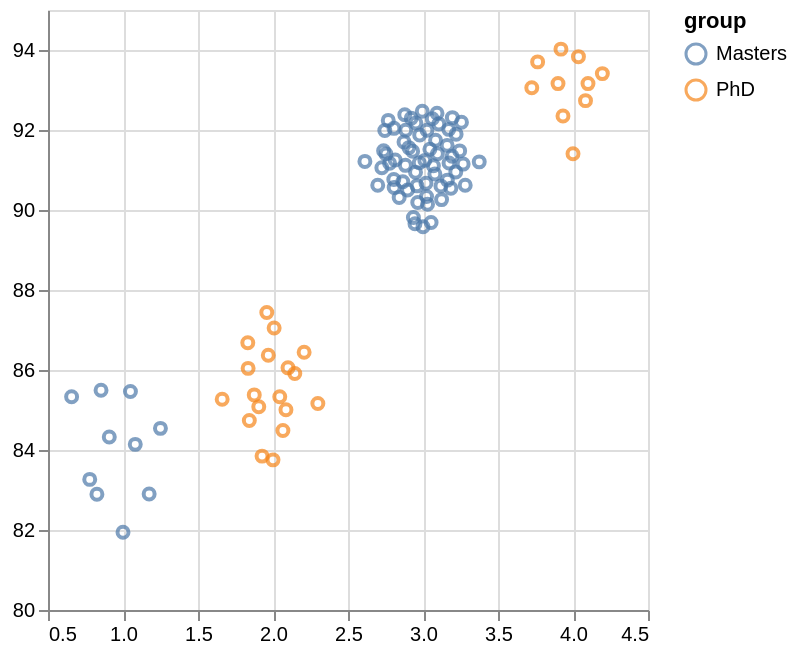

Source (Vega-Lite JSON):
### Vega-Lite specification from a JSON file in a GitHub repository (floating-point values rounded to 4 significant figures)
{"$schema": "https://vega.github.io/schema/vega-lite/v4.json", "data": {"values": [{"id": 1, "time": 2, "x": 1, "y": 81.94, "group": "Masters", "work": "Academia", ".id": 1, ".phase": "raw", ".frame": 3}, {"id": 2, "time": 2, "x": 0.8261, "y": 82.9, "group": "Masters", "work": "Academia", ".id": 2, ".phase": "raw", ".frame": 3}, {"id": 3, "time": 2, "x": 0.7782, "y": 83.27, "group": "Masters", "work": "Academia", ".id": 3, ".phase": "raw", ".frame": 3}, {"id": 4, "time": 2, "x": 1.174, "y": 82.9, "group": "Masters", "work": "Academia", ".id": 4, ".phase": "raw", ".frame": 3}, {"id": 5, "time": 2, "x": 0.9085, "y": 84.33, "group": "Masters", "work": "Academia", ".id": 5, ".phase": "raw", ".frame": 3}, {"id": 6, "time": 2, "x": 1.082, "y": 84.14, "group": "Masters", "work": "Academia", ".id": 6, ".phase": "raw", ".frame": 3}, {"id": 7, "time": 2, "x": 0.6574, "y": 85.33, "group": "Masters", "work": "Academia", ".id": 7, ".phase": "raw", ".frame": 3}, {"id": 8, "time": 2, "x": 0.8536, "y": 85.5, "group": "Masters", "work": "Academia", ".id": 8, ".phase": "raw", ".frame": 3}, {"id": 9, "time": 2, "x": 1.25, "y": 84.54, "group": "Masters", "work": "Academia", ".id": 9, ".phase": "raw", ".frame": 3}, {"id": 10, "time": 2, "x": 1.05, "y": 85.46, "group": "Masters", "work": "Academia", ".id": 10, ".phase": "raw", ".frame": 3}, {"id": 11, "time": 2, "x": 2.066, "y": 84.49, "group": "PhD", "work": "Academia", ".id": 11, ".phase": "raw", ".frame": 3}, {"id": 12, "time": 2, "x": 1.927, "y": 83.85, "group": "PhD", "work": "Academia", ".id": 12, ".phase": "raw", ".frame": 3}, {"id": 13, "time": 2, "x": 2, "y": 83.75, "group": "PhD", "work": "Academia", ".id": 13, ".phase": "raw", ".frame": 3}, {"id": 14, "time": 2, "x": 1.661, "y": 85.27, "group": "PhD", "work": "Academia", ".id": 14, ".phase": "raw", ".frame": 3}, {"id": 15, "time": 2, "x": 2.045, "y": 85.33, "group": "PhD", "work": "Academia", ".id": 15, ".phase": "raw", ".frame": 3}, {"id": 16, "time": 2, "x": 1.842, "y": 84.74, "group": "PhD", "work": "Academia", ".id": 16, ".phase": "raw", ".frame": 3}, {"id": 17, "time": 2, "x": 2.086, "y": 85.01, "group": "PhD", "work": "Academia", ".id": 17, ".phase": "raw", ".frame": 3}, {"id": 18, "time": 2, "x": 2.299, "y": 85.16, "group": "PhD", "work": "Academia", ".id": 18, ".phase": "raw", ".frame": 3}, {"id": 19, "time": 2, "x": 1.875, "y": 85.38, "group": "PhD", "work": "Academia", ".id": 19, ".phase": "raw", ".frame": 3}, {"id": 20, "time": 2, "x": 1.905, "y": 85.08, "group": "PhD", "work": "Academia", ".id": 20, ".phase": "raw", ".frame": 3}, {"id": 21, "time": 2, "x": 2.1, "y": 86.05, "group": "PhD", "work": "Academia", ".id": 21, ".phase": "raw", ".frame": 3}, {"id": 22, "time": 2, "x": 2.145, "y": 85.91, "group": "PhD", "work": "Academia", ".id": 22, ".phase": "raw", ".frame": 3}, {"id": 23, "time": 2, "x": 1.834, "y": 86.04, "group": "PhD", "work": "Academia", ".id": 23, ".phase": "raw", ".frame": 3}, {"id": 24, "time": 2, "x": 2.208, "y": 86.44, "group": "PhD", "work": "Academia", ".id": 24, ".phase": "raw", ".frame": 3}, {"id": 25, "time": 2, "x": 1.969, "y": 86.37, "group": "PhD", "work": "Academia", ".id": 25, ".phase": "raw", ".frame": 3}, {"id": 26, "time": 2, "x": 2.008, "y": 87.05, "group": "PhD", "work": "Academia", ".id": 26, ".phase": "raw", ".frame": 3}, {"id": 27, "time": 2, "x": 1.832, "y": 86.68, "group": "PhD", "work": "Academia", ".id": 27, ".phase": "raw", ".frame": 3}, {"id": 28, "time": 2, "x": 1.959, "y": 87.44, "group": "PhD", "work": "Academia", ".id": 28, ".phase": "raw", ".frame": 3}, {"id": 29, "time": 2, "x": 2.965, "y": 90.19, "group": "Masters", "work": "Industry", ".id": 29, ".phase": "raw", ".frame": 3}, {"id": 30, "time": 2, "x": 2.841, "y": 90.31, "group": "Masters", "work": "Industry", ".id": 30, ".phase": "raw", ".frame": 3}, {"id": 31, "time": 2, "x": 3.024, "y": 90.34, "group": "Masters", "work": "Industry", ".id": 31, ".phase": "raw", ".frame": 3}, {"id": 32, "time": 2, "x": 3.054, "y": 89.69, "group": "Masters", "work": "Industry", ".id": 32, ".phase": "raw", ".frame": 3}, {"id": 33, "time": 2, "x": 2.947, "y": 89.66, "group": "Masters", "work": "Industry", ".id": 33, ".phase": "raw", ".frame": 3}, {"id": 34, "time": 2, "x": 2.936, "y": 89.81, "group": "Masters", "work": "Industry", ".id": 34, ".phase": "raw", ".frame": 3}, {"id": 35, "time": 2, "x": 3.03, "y": 90.14, "group": "Masters", "work": "Industry", ".id": 35, ".phase": "raw", ".frame": 3}, {"id": 36, "time": 2, "x": 3.124, "y": 90.26, "group": "Masters", "work": "Industry", ".id": 36, ".phase": "raw", ".frame": 3}, {"id": 37, "time": 2, "x": 3, "y": 89.58, "group": "Masters", "work": "Industry", ".id": 37, ".phase": "raw", ".frame": 3}, {"id": 38, "time": 2, "x": 3.244, "y": 91.48, "group": "Masters", "work": "Industry", ".id": 38, ".phase": "raw", ".frame": 3}, {"id": 39, "time": 2, "x": 3.186, "y": 90.54, "group": "Masters", "work": "Industry", ".id": 39, ".phase": "raw", ".frame": 3}, {"id": 40, "time": 2, "x": 3.218, "y": 90.95, "group": "Masters", "work": "Industry", ".id": 40, ".phase": "raw", ".frame": 3}, {"id": 41, "time": 2, "x": 2.805, "y": 90.76, "group": "Masters", "work": "Industry", ".id": 41, ".phase": "raw", ".frame": 3}, {"id": 42, "time": 2, "x": 2.613, "y": 91.21, "group": "Masters", "work": "Industry", ".id": 42, ".phase": "raw", ".frame": 3}, {"id": 43, "time": 2, "x": 2.737, "y": 91.48, "group": "Masters", "work": "Industry", ".id": 43, ".phase": "raw", ".frame": 3}, {"id": 44, "time": 2, "x": 3.375, "y": 91.2, "group": "Masters", "work": "Industry", ".id": 44, ".phase": "raw", ".frame": 3}, {"id": 45, "time": 2, "x": 3.079, "y": 90.9, "group": "Masters", "work": "Industry", ".id": 45, ".phase": "raw", ".frame": 3}, {"id": 46, "time": 2, "x": 3.194, "y": 91.34, "group": "Masters", "work": "Industry", ".id": 46, ".phase": "raw", ".frame": 3}, {"id": 47, "time": 2, "x": 3.281, "y": 90.62, "group": "Masters", "work": "Industry", ".id": 47, ".phase": "raw", ".frame": 3}, {"id": 48, "time": 2, "x": 2.975, "y": 91.18, "group": "Masters", "work": "Industry", ".id": 48, ".phase": "raw", ".frame": 3}, {"id": 49, "time": 2, "x": 2.815, "y": 91.25, "group": "Masters", "work": "Industry", ".id": 49, ".phase": "raw", ".frame": 3}, {"id": 50, "time": 2, "x": 3.096, "y": 91.4, "group": "Masters", "work": "Industry", ".id": 50, ".phase": "raw", ".frame": 3}, {"id": 51, "time": 2, "x": 2.883, "y": 91.12, "group": "Masters", "work": "Industry", ".id": 51, ".phase": "raw", ".frame": 3}, {"id": 52, "time": 2, "x": 3.069, "y": 91.11, "group": "Masters", "work": "Industry", ".id": 52, ".phase": "raw", ".frame": 3}, {"id": 53, "time": 2, "x": 3.02, "y": 90.67, "group": "Masters", "work": "Industry", ".id": 53, ".phase": "raw", ".frame": 3}, {"id": 54, "time": 2, "x": 2.931, "y": 91.47, "group": "Masters", "work": "Industry", ".id": 54, ".phase": "raw", ".frame": 3}, {"id": 55, "time": 2, "x": 2.726, "y": 91.06, "group": "Masters", "work": "Industry", ".id": 55, ".phase": "raw", ".frame": 3}, {"id": 56, "time": 2, "x": 2.95, "y": 90.94, "group": "Masters", "work": "Industry", ".id": 56, ".phase": "raw", ".frame": 3}, {"id": 57, "time": 2, "x": 3.174, "y": 91.17, "group": "Masters", "work": "Industry", ".id": 57, ".phase": "raw", ".frame": 3}, {"id": 58, "time": 2, "x": 3.012, "y": 91.24, "group": "Masters", "work": "Industry", ".id": 58, ".phase": "raw", ".frame": 3}, {"id": 59, "time": 2, "x": 2.897, "y": 90.5, "group": "Masters", "work": "Industry", ".id": 59, ".phase": "raw", ".frame": 3}, {"id": 60, "time": 2, "x": 2.96, "y": 90.6, "group": "Masters", "work": "Industry", ".id": 60, ".phase": "raw", ".frame": 3}, {"id": 61, "time": 2, "x": 2.753, "y": 91.4, "group": "Masters", "work": "Industry", ".id": 61, ".phase": "raw", ".frame": 3}, {"id": 62, "time": 2, "x": 3.268, "y": 91.15, "group": "Masters", "work": "Industry", ".id": 62, ".phase": "raw", ".frame": 3}, {"id": 63, "time": 2, "x": 2.865, "y": 90.7, "group": "Masters", "work": "Industry", ".id": 63, ".phase": "raw", ".frame": 3}, {"id": 64, "time": 2, "x": 2.698, "y": 90.62, "group": "Masters", "work": "Industry", ".id": 64, ".phase": "raw", ".frame": 3}, {"id": 65, "time": 2, "x": 2.808, "y": 90.56, "group": "Masters", "work": "Industry", ".id": 65, ".phase": "raw", ".frame": 3}, {"id": 66, "time": 2, "x": 3.12, "y": 90.6, "group": "Masters", "work": "Industry", ".id": 66, ".phase": "raw", ".frame": 3}, {"id": 67, "time": 2, "x": 2.777, "y": 91.17, "group": "Masters", "work": "Industry", ".id": 67, ".phase": "raw", ".frame": 3}, {"id": 68, "time": 2, "x": 3.163, "y": 90.75, "group": "Masters", "work": "Industry", ".id": 68, ".phase": "raw", ".frame": 3}, {"id": 69, "time": 2, "x": 3.172, "y": 92.02, "group": "Masters", "work": "Industry", ".id": 69, ".phase": "raw", ".frame": 3}, {"id": 70, "time": 2, "x": 3.062, "y": 92.28, "group": "Masters", "work": "Industry", ".id": 70, ".phase": "raw", ".frame": 3}, {"id": 71, "time": 2, "x": 3.046, "y": 91.52, "group": "Masters", "work": "Industry", ".id": 71, ".phase": "raw", ".frame": 3}, {"id": 72, "time": 2, "x": 2.768, "y": 92.24, "group": "Masters", "work": "Industry", ".id": 72, ".phase": "raw", ".frame": 3}, {"id": 73, "time": 2, "x": 3.161, "y": 91.62, "group": "Masters", "work": "Industry", ".id": 73, ".phase": "raw", ".frame": 3}, {"id": 74, "time": 2, "x": 2.806, "y": 92.04, "group": "Masters", "work": "Industry", ".id": 74, ".phase": "raw", ".frame": 3}, {"id": 75, "time": 2, "x": 2.921, "y": 92.29, "group": "Masters", "work": "Industry", ".id": 75, ".phase": "raw", ".frame": 3}, {"id": 76, "time": 2, "x": 2.873, "y": 91.7, "group": "Masters", "work": "Industry", ".id": 76, ".phase": "raw", ".frame": 3}, {"id": 77, "time": 2, "x": 3.221, "y": 91.9, "group": "Masters", "work": "Industry", ".id": 77, ".phase": "raw", ".frame": 3}, {"id": 78, "time": 2, "x": 3.093, "y": 92.42, "group": "Masters", "work": "Industry", ".id": 78, ".phase": "raw", ".frame": 3}, {"id": 79, "time": 2, "x": 2.978, "y": 91.88, "group": "Masters", "work": "Industry", ".id": 79, ".phase": "raw", ".frame": 3}, {"id": 80, "time": 2, "x": 2.879, "y": 92.38, "group": "Masters", "work": "Industry", ".id": 80, ".phase": "raw", ".frame": 3}, {"id": 81, "time": 2, "x": 2.952, "y": 92.17, "group": "Masters", "work": "Industry", ".id": 81, ".phase": "raw", ".frame": 3}, {"id": 82, "time": 2, "x": 3.105, "y": 92.15, "group": "Masters", "work": "Industry", ".id": 82, ".phase": "raw", ".frame": 3}, {"id": 83, "time": 2, "x": 3.256, "y": 92.19, "group": "Masters", "work": "Industry", ".id": 83, ".phase": "raw", ".frame": 3}, {"id": 84, "time": 2, "x": 2.906, "y": 91.56, "group": "Masters", "work": "Industry", ".id": 84, ".phase": "raw", ".frame": 3}, {"id": 85, "time": 2, "x": 3.026, "y": 91.99, "group": "Masters", "work": "Industry", ".id": 85, ".phase": "raw", ".frame": 3}, {"id": 86, "time": 2, "x": 2.995, "y": 92.47, "group": "Masters", "work": "Industry", ".id": 86, ".phase": "raw", ".frame": 3}, {"id": 87, "time": 2, "x": 2.745, "y": 91.99, "group": "Masters", "work": "Industry", ".id": 87, ".phase": "raw", ".frame": 3}, {"id": 88, "time": 2, "x": 2.885, "y": 92.0, "group": "Masters", "work": "Industry", ".id": 88, ".phase": "raw", ".frame": 3}, {"id": 89, "time": 2, "x": 3.196, "y": 92.31, "group": "Masters", "work": "Industry", ".id": 89, ".phase": "raw", ".frame": 3}, {"id": 90, "time": 2, "x": 3.084, "y": 91.74, "group": "Masters", "work": "Industry", ".id": 90, ".phase": "raw", ".frame": 3}, {"id": 91, "time": 2, "x": 4, "y": 91.41, "group": "PhD", "work": "Industry", ".id": 91, ".phase": "raw", ".frame": 3}, {"id": 92, "time": 2, "x": 3.933, "y": 92.35, "group": "PhD", "work": "Industry", ".id": 92, ".phase": "raw", ".frame": 3}, {"id": 93, "time": 2, "x": 3.9, "y": 93.16, "group": "PhD", "work": "Industry", ".id": 93, ".phase": "raw", ".frame": 3}, {"id": 94, "time": 2, "x": 4.196, "y": 93.41, "group": "PhD", "work": "Industry", ".id": 94, ".phase": "raw", ".frame": 3}, {"id": 95, "time": 2, "x": 3.725, "y": 93.06, "group": "PhD", "work": "Industry", ".id": 95, ".phase": "raw", ".frame": 3}, {"id": 96, "time": 2, "x": 4.083, "y": 92.73, "group": "PhD", "work": "Industry", ".id": 96, ".phase": "raw", ".frame": 3}, {"id": 97, "time": 2, "x": 4.1, "y": 93.16, "group": "PhD", "work": "Industry", ".id": 97, ".phase": "raw", ".frame": 3}, {"id": 98, "time": 2, "x": 3.764, "y": 93.7, "group": "PhD", "work": "Industry", ".id": 98, ".phase": "raw", ".frame": 3}, {"id": 99, "time": 2, "x": 4.036, "y": 93.83, "group": "PhD", "work": "Industry", ".id": 99, ".phase": "raw", ".frame": 3}, {"id": 100, "time": 2, "x": 3.92, "y": 94.02, "group": "PhD", "work": "Industry", ".id": 100, ".phase": "raw", ".frame": 3}]}, "mark": "point", "encoding": {"x": {"field": "x", "type": "quantitative", "scale": {"type": "linear", "domain": [0.5, 4.5]}, "title": null}, "y": {"field": "y", "type": "quantitative", "scale": {"type": "linear", "domain": [80, 95]}, "title": null}, "color": {"field": "group", "type": "nominal"}}}
